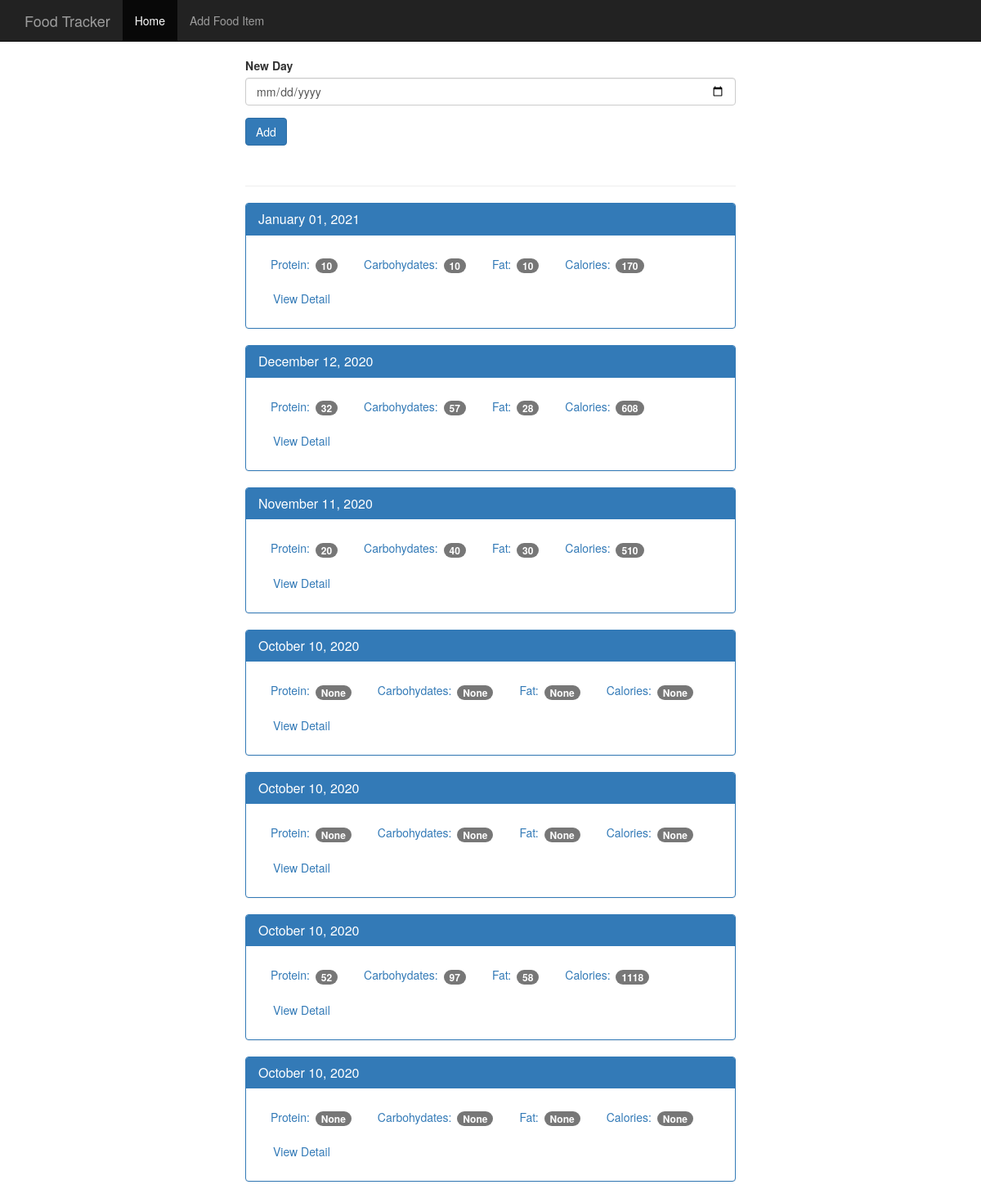
The page / on the database its author committed.
### tables this page shows
CREATE TABLE log_date (
    id integer primary key autoincrement,
    entry_date date not null
);

### app.py (the view)
@app.route('/', methods=['GET', 'POST'])
def index():
    db = get_db()
    if request.method == 'POST':
        date = request.form['date']
        dt = datetime.strptime(date, '%Y-%m-%d')
        database_date =  datetime.strftime(dt, '%Y%m%d')
        db.execute('insert into log_date (entry_date) values (?)', [database_date])
        db.commit()
    query  = db.execute('select log_date.entry_date, sum(food.protein) as protein, sum(food.carbohydrates) as carbohydrates, sum(food.fat) as fat, sum(food.calories) as calories from log_date left join food_date on food_date.log_date_id=log_date.id left join food on food.id=food_date.food_id group by log_date.id order by log_date.entry_date desc')
    results = query.fetchall()
    pretty_results = []
    for i in results:
        single_date = {}
        single_date['entry_date'] = i['entry_date']
        single_date['protein'] = i['protein']
        single_date['carbohydrates'] = i['carbohydrates']
        single_date['fat'] = i['fat']
        single_date['calories'] = i['calories']
        d = datetime.strptime(str(i['entry_date']), '%Y%m%d')
        single_date['pretty_date'] = datetime.strftime(d, '%B %m, %Y')
        pretty_results.append(single_date)
    return render_template('home.html', results=pretty_results)

### database.py (called while the page is built)
def connect_db():
    sql = sqlite3.connect('food_log.db')
    sql.row_factory = sqlite3.Row
    return sql

def get_db():
    if not hasattr(g, 'sqlite3_db'):
        g.sqlite_db = connect_db()
    return g.sqlite_db

### templates/home.html
{% extends 'base.html' %}
  {% block body %}
    <nav class="navbar navbar-inverse navbar-fixed-top">
      <div class="container">
        <div class="navbar-header">
          <a class="navbar-brand" href="{{ url_for('index') }}">Food Tracker</a>
        </div>
        <div id="navbar" class="navbar-collapse collapse">
          <ul class="nav navbar-nav">
            <li class="active"><a href="{{ url_for('index') }}">Home</a></li>
            <li><a href="{{ url_for('food') }}">Add Food Item</a></li>
          </ul>
        </div>
      </div>
    </nav>
    <div class="container theme-showcase col-sm-6 col-sm-offset-3" role="main">
      <div class="row">
        <div>
          <form method="POST" action="/">
            <div class="form-group">
              <label for="new-day">New Day</label>
              <input type="date" class="form-control" name="date" id="new-day">
            </div>
            <button type="submit" class="btn btn-primary">Add</button>
          </form>
          <div class="page-header"></div>
          {% for r in results %}
          <div class="panel panel-primary">
            <div class="panel-heading">
              <h3 class="panel-title">{{ r.pretty_date }}</h3>
            </div>
            <div class="panel-body">
              <ul class="nav nav-pills" role="tablist">
                <li><a>Protein: <span class="badge">{{ r.protein }}</span></a></li>
                <li><a>Carbohydates: <span class="badge">{{ r.carbohydrates }}</span></a></li>
                <li><a>Fat: <span class="badge">{{ r.fat }}</span></a></li>
                <li><a>Calories: <span class="badge">{{ r.calories }}</span></a></li>
                <li><a href="{{ url_for('view', date = r.entry_date) }}" type="button" class="btn btn-link">View Detail</a></li>
              </ul>
            </div>
          </div>
          {% endfor %}
        </div>
      </div>
    </div>
  {% endblock %}

### templates/base.html (shortened to what this page needs)
<!DOCTYPE html>
<html lang="en">
 <head>
    <link href="{{ url_for('static', filename='bootstrap.min.css') }}" rel="stylesheet">
    <link href="{{ url_for('static', filename='theme.css') }}" rel="stylesheet">
  </head>
  <body>
    {% block body %}{% endblock %}
  </body>
</html>

### static/theme.css (style rules this page uses)
body { padding-top: 70px; padding-bottom: 30px; }

### rows shown on the page
log_date: pretty_date "January 01, 2021", protein "10", carbohydrates "10", fat "10", calories "170"
log_date: pretty_date "December 12, 2020", protein "32", carbohydrates "57", fat "28", calories "608"
log_date: pretty_date "November 11, 2020", protein "20", carbohydrates "40", fat "30", calories "510"
log_date: pretty_date "October 10, 2020", protein "None", carbohydrates "None", fat "None", calories "None"
log_date: pretty_date "October 10, 2020", protein "None", carbohydrates "None", fat "None", calories "None"
log_date: pretty_date "October 10, 2020", protein "52", carbohydrates "97", fat "58", calories "1118"
log_date: pretty_date "October 10, 2020", protein "None", carbohydrates "None", fat "None", calories "None"
